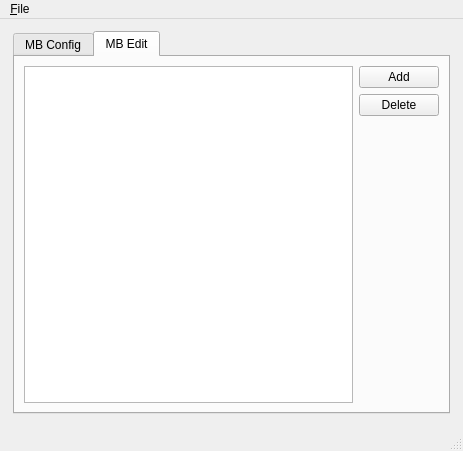
<?xml version="1.0" encoding="UTF-8"?>
<ui version="4.0">
 <class>window</class>
 <widget class="QMainWindow" name="window">
  <property name="geometry">
   <rect>
    <x>0</x>
    <y>0</y>
    <width>463</width>
    <height>451</height>
   </rect>
  </property>
  <property name="sizePolicy">
   <sizepolicy hsizetype="Fixed" vsizetype="Fixed">
    <horstretch>0</horstretch>
    <verstretch>0</verstretch>
   </sizepolicy>
  </property>
  <property name="minimumSize">
   <size>
    <width>463</width>
    <height>451</height>
   </size>
  </property>
  <property name="windowTitle">
   <string>fcitx-table-editor</string>
  </property>
  <widget class="QWidget" name="centralwidget">
   <widget class="QTabWidget" name="tabWidget">
    <property name="geometry">
     <rect>
      <x>13</x>
      <y>12</y>
      <width>437</width>
      <height>383</height>
     </rect>
    </property>
    <property name="sizePolicy">
     <sizepolicy hsizetype="Preferred" vsizetype="Preferred">
      <horstretch>0</horstretch>
      <verstretch>0</verstretch>
     </sizepolicy>
    </property>
    <property name="autoFillBackground">
     <bool>true</bool>
    </property>
    <property name="currentIndex">
     <number>1</number>
    </property>
    <widget class="QWidget" name="tab">
     <property name="autoFillBackground">
      <bool>true</bool>
     </property>
     <attribute name="title">
      <string>MB Config</string>
     </attribute>
     <layout class="QVBoxLayout" name="verticalLayout_3">
      <item>
       <layout class="QGridLayout" name="gridLayout_2">
        <item row="0" column="0">
         <layout class="QGridLayout" name="gridLayout_3">
          <item row="0" column="0">
           <widget class="QLabel" name="TableCode_label">
            <property name="text">
             <string>&amp;KeyCode</string>
            </property>
            <property name="buddy">
             <cstring>keyCodeLineEdit</cstring>
            </property>
           </widget>
          </item>
          <item row="0" column="1">
           <widget class="QLineEdit" name="keyCodeLineEdit"/>
          </item>
          <item row="1" column="0">
           <widget class="QLabel" name="codelength_label">
            <property name="text">
             <string>&amp;Length</string>
            </property>
            <property name="buddy">
             <cstring>lengthSpinBox</cstring>
            </property>
           </widget>
          </item>
          <item row="1" column="1">
           <widget class="QSpinBox" name="lengthSpinBox"/>
          </item>
          <item row="2" column="0">
           <widget class="QLabel" name="pinyin_label">
            <property name="text">
             <string>&amp;PinYin</string>
            </property>
            <property name="buddy">
             <cstring>pinyinLineEdit</cstring>
            </property>
           </widget>
          </item>
          <item row="2" column="1">
           <widget class="QLineEdit" name="pinyinLineEdit"/>
          </item>
          <item row="3" column="0">
           <widget class="QLabel" name="pinyinlength_label">
            <property name="text">
             <string>&amp;PinYinLens</string>
            </property>
            <property name="buddy">
             <cstring>pinyinLensSpinBox</cstring>
            </property>
           </widget>
          </item>
          <item row="3" column="1">
           <widget class="QSpinBox" name="pinyinLensSpinBox"/>
          </item>
         </layout>
        </item>
       </layout>
      </item>
      <item>
       <layout class="QGridLayout" name="gridLayout">
        <item row="1" column="0">
         <widget class="QTableView" name="words_role_view">
          <property name="autoFillBackground">
           <bool>true</bool>
          </property>
          <property name="gridStyle">
           <enum>Qt::SolidLine</enum>
          </property>
          <attribute name="horizontalHeaderDefaultSectionSize">
           <number>60</number>
          </attribute>
          <attribute name="horizontalHeaderMinimumSectionSize">
           <number>40</number>
          </attribute>
          <attribute name="horizontalHeaderStretchLastSection">
           <bool>true</bool>
          </attribute>
         </widget>
        </item>
        <item row="1" column="1">
         <layout class="QVBoxLayout" name="verticalLayout_5">
          <item>
           <widget class="QPushButton" name="addRole">
            <property name="text">
             <string>Add</string>
            </property>
           </widget>
          </item>
          <item>
           <widget class="QPushButton" name="delRole">
            <property name="text">
             <string>Delete</string>
            </property>
           </widget>
          </item>
          <item>
           <spacer name="verticalSpacer">
            <property name="orientation">
             <enum>Qt::Vertical</enum>
            </property>
            <property name="sizeHint" stdset="0">
             <size>
              <width>20</width>
              <height>40</height>
             </size>
            </property>
           </spacer>
          </item>
         </layout>
        </item>
        <item row="0" column="0">
         <spacer name="verticalSpacer_3">
          <property name="orientation">
           <enum>Qt::Vertical</enum>
          </property>
          <property name="sizeHint" stdset="0">
           <size>
            <width>20</width>
            <height>40</height>
           </size>
          </property>
         </spacer>
        </item>
       </layout>
      </item>
     </layout>
    </widget>
    <widget class="QWidget" name="tab_2">
     <property name="enabled">
      <bool>true</bool>
     </property>
     <property name="sizePolicy">
      <sizepolicy hsizetype="Preferred" vsizetype="Preferred">
       <horstretch>0</horstretch>
       <verstretch>0</verstretch>
      </sizepolicy>
     </property>
     <property name="autoFillBackground">
      <bool>false</bool>
     </property>
     <attribute name="title">
      <string>MB Edit</string>
     </attribute>
     <layout class="QGridLayout" name="gridLayout_5">
      <item row="0" column="0">
       <layout class="QGridLayout" name="gridLayout_4">
        <item row="0" column="0">
         <widget class="QTableView" name="TableEditorTableview">
          <attribute name="horizontalHeaderDefaultSectionSize">
           <number>120</number>
          </attribute>
          <attribute name="horizontalHeaderMinimumSectionSize">
           <number>20</number>
          </attribute>
          <attribute name="horizontalHeaderStretchLastSection">
           <bool>true</bool>
          </attribute>
         </widget>
        </item>
        <item row="0" column="1">
         <layout class="QVBoxLayout" name="verticalLayout_6">
          <item>
           <widget class="QPushButton" name="wordAdd">
            <property name="text">
             <string>Add</string>
            </property>
           </widget>
          </item>
          <item>
           <widget class="QPushButton" name="wordDel">
            <property name="text">
             <string>Delete</string>
            </property>
           </widget>
          </item>
          <item>
           <spacer name="verticalSpacer_2">
            <property name="orientation">
             <enum>Qt::Vertical</enum>
            </property>
            <property name="sizeHint" stdset="0">
             <size>
              <width>20</width>
              <height>40</height>
             </size>
            </property>
           </spacer>
          </item>
         </layout>
        </item>
       </layout>
      </item>
     </layout>
    </widget>
   </widget>
  </widget>
  <widget class="QStatusBar" name="statusbar"/>
  <widget class="QMenuBar" name="menuBar">
   <property name="geometry">
    <rect>
     <x>0</x>
     <y>0</y>
     <width>463</width>
     <height>26</height>
    </rect>
   </property>
   <widget class="QMenu" name="menu">
    <property name="title">
     <string>&amp;File</string>
    </property>
    <addaction name="openfile"/>
    <addaction name="savefile"/>
    <addaction name="action"/>
   </widget>
   <addaction name="menu"/>
  </widget>
  <action name="openfile">
   <property name="text">
    <string>&amp;Open</string>
   </property>
   <property name="iconText">
    <string>Open</string>
   </property>
   <property name="toolTip">
    <string>Open a MB file</string>
   </property>
  </action>
  <action name="savefile">
   <property name="text">
    <string>&amp;Save</string>
   </property>
  </action>
  <action name="action">
   <property name="text">
    <string>&amp;About</string>
   </property>
  </action>
 </widget>
 <resources/>
 <connections/>
</ui>
